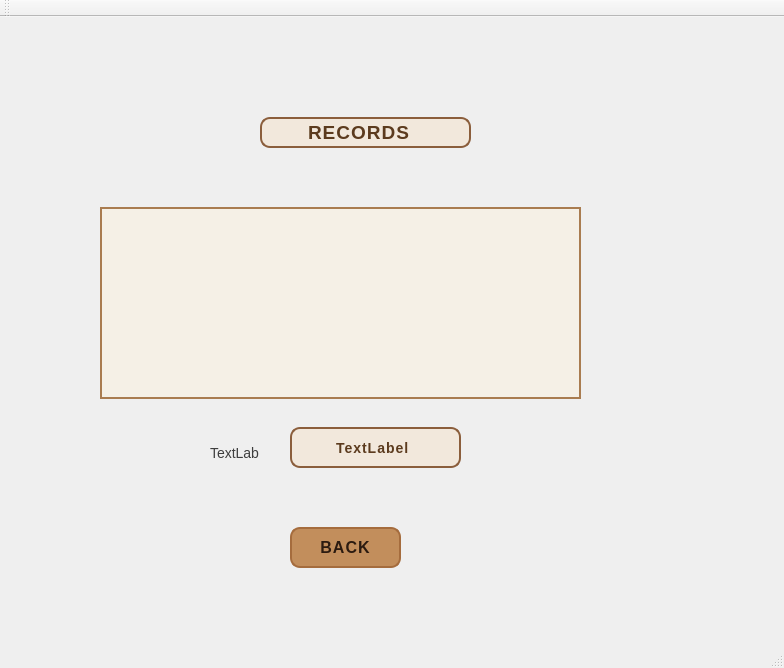
<?xml version="1.0" encoding="UTF-8"?>
<ui version="4.0">
 <class>gameClass</class>
 <widget class="QMainWindow" name="gameClass">
  <property name="geometry">
   <rect>
    <x>0</x>
    <y>0</y>
    <width>784</width>
    <height>668</height>
   </rect>
  </property>
  <property name="windowTitle">
   <string>game</string>
  </property>
  <widget class="QWidget" name="centralWidget">
   <widget class="QStackedWidget" name="welcome_page">
    <property name="geometry">
     <rect>
      <x>-20</x>
      <y>10</y>
      <width>1920</width>
      <height>1080</height>
     </rect>
    </property>
    <property name="minimumSize">
     <size>
      <width>1920</width>
      <height>1080</height>
     </size>
    </property>
    <property name="styleSheet">
     <string notr="true">
						background: qlineargradient(
						spread:pad,
						x1:0, y1:0, x2:1, y2:1,
						stop:0 #f5f0e6,
						stop:1 #e0d6c3
						);
						color: #3e3e3e;
						font-family: &quot;Segoe UI&quot;, sans-serif;
						font-size: 14px;
					</string>
    </property>
    <property name="currentIndex">
     <number>2</number>
    </property>
    <widget class="QWidget" name="welcome_pagePage1">
     <widget class="QLabel" name="label">
      <property name="geometry">
       <rect>
        <x>50</x>
        <y>30</y>
        <width>641</width>
        <height>31</height>
       </rect>
      </property>
      <property name="styleSheet">
       <string notr="true">border: 2px solid #8B5E3C;
border-radius: 10px;
background-color: #f2e8dc;

								color: #5c3b1e;
								font-family: 'Georgia', serif;
								font-size: 22px;
								font-weight: bold;
								letter-spacing: 1px;
								text-align: center;
								text-shadow: 1px 1px 2px #e0c5a1;
							</string>
      </property>
      <property name="text">
       <string>&lt;html&gt;&lt;head/&gt;&lt;body&gt;&lt;p&gt;&lt;span style=&quot; font-size:16pt; color:#000000;&quot;&gt;WELCOME TO &amp;quot; ROCK &amp;amp; PAPER &amp;amp; SCISSORS &amp;quot; GAME&lt;/span&gt;&lt;/p&gt;&lt;p&gt;&lt;span style=&quot; font-size:16pt; color:#000000;&quot;&gt;&lt;br/&gt;&lt;/span&gt;&lt;/p&gt;&lt;/body&gt;&lt;/html&gt;</string>
      </property>
     </widget>
     <widget class="QPushButton" name="instruction_button">
      <property name="geometry">
       <rect>
        <x>240</x>
        <y>320</y>
        <width>271</width>
        <height>41</height>
       </rect>
      </property>
      <property name="styleSheet">
       <string notr="true">
								background-color: #c28e5c;
								color: #2c1b10;
								font-family: 'Segoe UI', sans-serif;
								font-size: 16px;
								font-weight: bold;
								border: 2px solid #a56c3d;
								border-radius: 10px;
								padding: 8px 16px;
								letter-spacing: 1px;
								text-transform: uppercase;
							</string>
      </property>
      <property name="text">
       <string>Instructions</string>
      </property>
     </widget>
     <widget class="QPushButton" name="play_button">
      <property name="geometry">
       <rect>
        <x>240</x>
        <y>200</y>
        <width>271</width>
        <height>41</height>
       </rect>
      </property>
      <property name="styleSheet">
       <string notr="true">
								background-color: #c28e5c;
								color: #2c1b10;
								font-family: 'Segoe UI', sans-serif;
								font-size: 16px;
								font-weight: bold;
								border: 2px solid #a56c3d;
								border-radius: 10px;
								padding: 8px 16px;
								letter-spacing: 1px;
								text-transform: uppercase;
							</string>
      </property>
      <property name="text">
       <string>PLAY</string>
      </property>
     </widget>
     <widget class="QPushButton" name="records_button">
      <property name="geometry">
       <rect>
        <x>240</x>
        <y>430</y>
        <width>271</width>
        <height>41</height>
       </rect>
      </property>
      <property name="styleSheet">
       <string notr="true">
								background-color: #c28e5c;
								color: #2c1b10;
								font-family: 'Segoe UI', sans-serif;
								font-size: 16px;
								font-weight: bold;
								border: 2px solid #a56c3d;
								border-radius: 10px;
								padding: 8px 16px;
								letter-spacing: 1px;
								text-transform: uppercase;
							</string>
      </property>
      <property name="text">
       <string>records</string>
      </property>
     </widget>
    </widget>
    <widget class="QWidget" name="play_page">
     <widget class="QPushButton" name="rock_button">
      <property name="geometry">
       <rect>
        <x>110</x>
        <y>210</y>
        <width>83</width>
        <height>42</height>
       </rect>
      </property>
      <property name="styleSheet">
       <string notr="true">
								background-color: #c28e5c;
								color: #2c1b10;
								font-family: 'Segoe UI', sans-serif;
								font-size: 16px;
								font-weight: bold;
								border: 2px solid #a56c3d;
								border-radius: 10px;
								padding: 8px 16px;
								letter-spacing: 1px;
								text-transform: uppercase;
							</string>
      </property>
      <property name="text">
       <string>ROCK</string>
      </property>
     </widget>
     <widget class="QPushButton" name="paper_button">
      <property name="geometry">
       <rect>
        <x>340</x>
        <y>210</y>
        <width>91</width>
        <height>42</height>
       </rect>
      </property>
      <property name="styleSheet">
       <string notr="true">
								background-color: #c28e5c;
								color: #2c1b10;
								font-family: 'Segoe UI', sans-serif;
								font-size: 16px;
								font-weight: bold;
								border: 2px solid #a56c3d;
								border-radius: 10px;
								padding: 8px 16px;
								letter-spacing: 1px;
								text-transform: uppercase;
							</string>
      </property>
      <property name="text">
       <string>PAPER</string>
      </property>
     </widget>
     <widget class="QPushButton" name="scissor_button">
      <property name="geometry">
       <rect>
        <x>580</x>
        <y>210</y>
        <width>121</width>
        <height>42</height>
       </rect>
      </property>
      <property name="styleSheet">
       <string notr="true">
								background-color: #c28e5c;
								color: #2c1b10;
								font-family: 'Segoe UI', sans-serif;
								font-size: 16px;
								font-weight: bold;
								border: 2px solid #a56c3d;
								border-radius: 10px;
								padding: 8px 16px;
								letter-spacing: 1px;
								text-transform: uppercase;
							</string>
      </property>
      <property name="text">
       <string>SCISSORS</string>
      </property>
     </widget>
     <widget class="QLabel" name="play_lb">
      <property name="geometry">
       <rect>
        <x>280</x>
        <y>60</y>
        <width>231</width>
        <height>41</height>
       </rect>
      </property>
      <property name="styleSheet">
       <string notr="true">border: 2px solid #8B5E3C;
border-radius: 10px;
background-color: #f2e8dc;

								color: #5c3b1e;
								font-family: 'Georgia', serif;
								font-size: 22px;
								font-weight: bold;
								letter-spacing: 1px;
								text-align: center;
								text-shadow: 1px 1px 2px #e0c5a1;
							</string>
      </property>
      <property name="text">
       <string>Ready to play?!🎮</string>
      </property>
     </widget>
     <widget class="QPushButton" name="back_from_play">
      <property name="geometry">
       <rect>
        <x>470</x>
        <y>570</y>
        <width>111</width>
        <height>42</height>
       </rect>
      </property>
      <property name="styleSheet">
       <string notr="true">     background-color: #c28e5c;
    color: #2c1b10;
    font-family: 'Segoe UI', sans-serif;
    font-size: 16px;
    font-weight: bold;
    border: 2px solid #a56c3d;
    border-radius: 10px;
    padding: 8px 16px;
    letter-spacing: 1px;
    text-transform: uppercase;</string>
      </property>
      <property name="text">
       <string>BACK</string>
      </property>
     </widget>
     <widget class="QWidget" name="play_widget" native="true">
      <property name="geometry">
       <rect>
        <x>90</x>
        <y>300</y>
        <width>621</width>
        <height>231</height>
       </rect>
      </property>
      <property name="styleSheet">
       <string notr="true">border: 2px solid #8B5E3C;
border-radius: 10px;
  background-color:#f2e8dc;
								color: #5c3b1e;
								font-family: 'Georgia', serif;
								font-size: 22px;
								font-weight: bold;
								letter-spacing: 1px;
								text-align: center;
								text-shadow: 1px 1px 2px #e0c5a1;
							</string>
      </property>
      <widget class="QLabel" name="play_status">
       <property name="geometry">
        <rect>
         <x>250</x>
         <y>20</y>
         <width>131</width>
         <height>31</height>
        </rect>
       </property>
       <property name="styleSheet">
        <string notr="true">QLabel {
    background-color: #fff5e6;         /* بيج ناعم */
    border: 1.5px solid #b88b4a;       /* بني غامق فاتح */
    border-radius: 14px;
    padding: 4px 12px;
    font-size: 20px;
    font-weight: 600;
    color: #5c3d2e;
    qproperty-alignment: AlignCenter;
}
</string>
       </property>
       <property name="text">
        <string>&lt;html&gt;&lt;head/&gt;&lt;body&gt;&lt;p&gt;&lt;span style=&quot; font-size:12pt;&quot;&gt;dfdf&lt;/span&gt;&lt;/p&gt;&lt;/body&gt;&lt;/html&gt;</string>
       </property>
      </widget>
      <widget class="QLabel" name="vs_photo">
       <property name="geometry">
        <rect>
         <x>260</x>
         <y>80</y>
         <width>111</width>
         <height>91</height>
        </rect>
       </property>
       <property name="styleSheet">
        <string notr="true">border: 2px solid #8B5E3C;
border-radius: 10px;
background-color: #f2e8dc;
</string>
       </property>
       <property name="text">
        <string>TextLabel</string>
       </property>
       <property name="scaledContents">
        <bool>true</bool>
       </property>
      </widget>
      <widget class="QLabel" name="cmp_ch_lb">
       <property name="geometry">
        <rect>
         <x>450</x>
         <y>20</y>
         <width>136</width>
         <height>21</height>
        </rect>
       </property>
       <property name="styleSheet">
        <string notr="true">border: 2px solid #8B5E3C;
border-radius: 10px;
  background-color:#f2e8dc;
								color: #5c3b1e;
								font-family: 'Georgia', serif;
								font-size: 22px;
								font-weight: bold;
								letter-spacing: 1px;
								text-align: center;
								text-shadow: 1px 1px 2px #e0c5a1;
							</string>
       </property>
       <property name="text">
        <string>&lt;html&gt;&lt;head/&gt;&lt;body&gt;&lt;p&gt;&lt;span style=&quot; font-size:10pt;&quot;&gt;opponent choice :&lt;/span&gt;&lt;/p&gt;&lt;/body&gt;&lt;/html&gt;</string>
       </property>
      </widget>
      <widget class="QLabel" name="cmp_ch">
       <property name="geometry">
        <rect>
         <x>440</x>
         <y>50</y>
         <width>150</width>
         <height>150</height>
        </rect>
       </property>
       <property name="styleSheet">
        <string notr="true">border: 2px solid #8B5E3C;
border-radius: 10px;
  background-color:#f2e8dc;
</string>
       </property>
       <property name="text">
        <string>TextLabel</string>
       </property>
       <property name="scaledContents">
        <bool>true</bool>
       </property>
      </widget>
      <widget class="QLabel" name="user_ch_lb">
       <property name="geometry">
        <rect>
         <x>50</x>
         <y>20</y>
         <width>99</width>
         <height>21</height>
        </rect>
       </property>
       <property name="styleSheet">
        <string notr="true">border: 2px solid #8B5E3C;
border-radius: 10px;
  background-color:#f2e8dc;
								color: #5c3b1e;
								font-family: 'Georgia', serif;
								font-size: 22px;
								font-weight: bold;
								letter-spacing: 1px;
								text-align: center;
								text-shadow: 1px 1px 2px #e0c5a1;
							</string>
       </property>
       <property name="text">
        <string>&lt;html&gt;&lt;head/&gt;&lt;body&gt;&lt;p&gt;&lt;span style=&quot; font-size:10pt;&quot;&gt;your choice :&lt;/span&gt;&lt;/p&gt;&lt;/body&gt;&lt;/html&gt;</string>
       </property>
      </widget>
      <widget class="QLabel" name="user_ch">
       <property name="geometry">
        <rect>
         <x>30</x>
         <y>50</y>
         <width>150</width>
         <height>150</height>
        </rect>
       </property>
       <property name="styleSheet">
        <string notr="true">
								color: #5c3b1e;
								font-family: 'Georgia', serif;
								font-size: 22px;
								font-weight: bold;
								letter-spacing: 1px;
								text-align: center;
								text-shadow: 1px 1px 2px #e0c5a1;
							border: 2px solid #8B5E3C;
border-radius: 10px;
  background-color:#f2e8dc;
</string>
       </property>
       <property name="text">
        <string>TextLabel</string>
       </property>
       <property name="scaledContents">
        <bool>true</bool>
       </property>
      </widget>
     </widget>
     <widget class="QPushButton" name="rec_but_play">
      <property name="geometry">
       <rect>
        <x>230</x>
        <y>570</y>
        <width>111</width>
        <height>41</height>
       </rect>
      </property>
      <property name="styleSheet">
       <string notr="true">
								background-color: #c28e5c;
								color: #2c1b10;
								font-family: 'Segoe UI', sans-serif;
								font-size: 16px;
								font-weight: bold;
								border: 2px solid #a56c3d;
								border-radius: 10px;
								padding: 8px 16px;
								letter-spacing: 1px;
								text-transform: uppercase;
							</string>
      </property>
      <property name="text">
       <string>RECORDS</string>
      </property>
     </widget>
    </widget>
    <widget class="QWidget" name="record_page">
     <property name="autoFillBackground">
      <bool>false</bool>
     </property>
     <widget class="QLabel" name="record_lb">
      <property name="geometry">
       <rect>
        <x>280</x>
        <y>90</y>
        <width>211</width>
        <height>31</height>
       </rect>
      </property>
      <property name="autoFillBackground">
       <bool>false</bool>
      </property>
      <property name="styleSheet">
       <string notr="true">border: 2px solid #8B5E3C;
border-radius: 10px;
background-color: #f2e8dc;
padding:0px 40px;

								color: #5c3b1e;
								font-family: 'Georgia', serif;
								font-size: 22px;
								font-weight: bold;
								letter-spacing: 1px;
								text-align: center;
								text-shadow: 1px 1px 2px #e0c5a1;
							</string>
      </property>
      <property name="text">
       <string>&lt;html&gt;&lt;head/&gt;&lt;body&gt;&lt;p&gt;&lt;span style=&quot; font-size:14pt;&quot;&gt;RECORDS &lt;/span&gt;&lt;/p&gt;&lt;/body&gt;&lt;/html&gt;</string>
      </property>
      <property name="scaledContents">
       <bool>true</bool>
      </property>
     </widget>
     <widget class="QPushButton" name="back_from_rec">
      <property name="geometry">
       <rect>
        <x>310</x>
        <y>500</y>
        <width>111</width>
        <height>41</height>
       </rect>
      </property>
      <property name="styleSheet">
       <string notr="true">     background-color: #c28e5c;
    color: #2c1b10;
    font-family: 'Segoe UI', sans-serif;
    font-size: 16px;
    font-weight: bold;
    border: 2px solid #a56c3d;
    border-radius: 10px;
    padding: 8px 16px;
    letter-spacing: 1px;
    text-transform: uppercase;</string>
      </property>
      <property name="text">
       <string>BACK</string>
      </property>
     </widget>
     <widget class="QTableWidget" name="opponent">
      <property name="geometry">
       <rect>
        <x>120</x>
        <y>180</y>
        <width>481</width>
        <height>192</height>
       </rect>
      </property>
      <property name="styleSheet">
       <string notr="true">QTableWidget {
    background-color: #f5f0e6; /* نفس لون الخلفية تقريبا */
    border: 2px solid #a97c50;
    gridline-color: #a97c50;
    font-family: &quot;Segoe UI&quot;, sans-serif;
    font-size: 14px;
    color: #3e3e3e;
    selection-background-color: #d8c3a5;  /* لون التحديد */
    selection-color: #000000;
}

QHeaderView::section {
    background-color: #a97c50;
    color: white;
    font-weight: bold;
    padding: 5px;
    border: 1px solid #8c5e3c;
}

QTableCornerButton::section {
    background-color: #a97c50;
    border: 1px solid #8c5e3c;
}

QTableWidget::item {
    padding: 5px;
}

QTableWidget::item:selected {
    background-color: #d8c3a5;
    color: black;
}
</string>
      </property>
     </widget>
     <widget class="QLabel" name="badge">
      <property name="geometry">
       <rect>
        <x>230</x>
        <y>400</y>
        <width>49</width>
        <height>51</height>
       </rect>
      </property>
      <property name="styleSheet">
       <string notr="true">background-color: rgba(0, 0, 0, 0);</string>
      </property>
      <property name="text">
       <string>TextLabel</string>
      </property>
     </widget>
     <widget class="QLabel" name="name">
      <property name="geometry">
       <rect>
        <x>310</x>
        <y>400</y>
        <width>171</width>
        <height>41</height>
       </rect>
      </property>
      <property name="styleSheet">
       <string notr="true">background-color: rgba(0, 0, 0, 0);
border: 2px solid #8B5E3C;
border-radius: 10px;
background-color: #f2e8dc;
padding:0px 40px;

								color: #5c3b1e;
								font-family: 'Georgia', serif;
								font-size: 14px;
								font-weight: bold;
								letter-spacing: 1px;
								text-align: center;
								text-shadow: 1px 1px 2px #e0c5a1;
							</string>
      </property>
      <property name="text">
       <string>TextLabel</string>
      </property>
     </widget>
    </widget>
    <widget class="QWidget" name="Instructions_page">
     <widget class="QLabel" name="the_title">
      <property name="geometry">
       <rect>
        <x>230</x>
        <y>20</y>
        <width>311</width>
        <height>31</height>
       </rect>
      </property>
      <property name="styleSheet">
       <string notr="true">border: 2px solid #8B5E3C;
border-radius: 10px;
background-color: #f2e8dc;
padding:0px 40px;

								color: #5c3b1e;
								font-family: 'Georgia', serif;
								font-size: 22px;
								font-weight: bold;
								letter-spacing: 1px;
								text-align: center;
								text-shadow: 1px 1px 2px #e0c5a1;
							</string>
      </property>
      <property name="frameShape">
       <enum>QFrame::Shape::NoFrame</enum>
      </property>
      <property name="frameShadow">
       <enum>QFrame::Shadow::Plain</enum>
      </property>
      <property name="text">
       <string>&lt;html&gt;&lt;head/&gt;&lt;body&gt;&lt;p&gt;&lt;span style=&quot; font-size:16pt; color:#000000;&quot;&gt;Game Instructions&lt;/span&gt;&lt;/p&gt;&lt;p&gt;&lt;span style=&quot; font-size:16pt; color:#000000;&quot;&gt;&lt;br/&gt;&lt;/span&gt;&lt;/p&gt;&lt;/body&gt;&lt;/html&gt;</string>
      </property>
     </widget>
     <widget class="QLabel" name="rock">
      <property name="geometry">
       <rect>
        <x>50</x>
        <y>160</y>
        <width>121</width>
        <height>91</height>
       </rect>
      </property>
      <property name="styleSheet">
       <string notr="true">background-color: rgba(0, 0, 0, 0);</string>
      </property>
      <property name="text">
       <string>TextLabel</string>
      </property>
     </widget>
     <widget class="QLabel" name="paper">
      <property name="geometry">
       <rect>
        <x>520</x>
        <y>160</y>
        <width>101</width>
        <height>81</height>
       </rect>
      </property>
      <property name="styleSheet">
       <string notr="true">background-color: rgba(0, 0, 0, 0);</string>
      </property>
      <property name="text">
       <string>TextLabel</string>
      </property>
     </widget>
     <widget class="QLabel" name="scissors">
      <property name="geometry">
       <rect>
        <x>290</x>
        <y>160</y>
        <width>121</width>
        <height>91</height>
       </rect>
      </property>
      <property name="styleSheet">
       <string notr="true">background-color: rgba(0, 0, 0, 0);</string>
      </property>
      <property name="text">
       <string>TextLabel</string>
      </property>
     </widget>
     <widget class="QLabel" name="written_rules">
      <property name="geometry">
       <rect>
        <x>90</x>
        <y>380</y>
        <width>551</width>
        <height>201</height>
       </rect>
      </property>
      <property name="styleSheet">
       <string notr="true">border: 2px solid #8B5E3C;
border-radius: 10px;
background-color: #f2e8dc;

								color: #5c3b1e;
								font-family: 'Georgia', serif;
								font-size: 22px;
								font-weight: bold;
								letter-spacing: 1px;
								text-align: center;
								text-shadow: 1px 1px 2px #e0c5a1;</string>
      </property>
      <property name="text">
       <string>&lt;html&gt;&lt;head/&gt;&lt;body&gt;&lt;p&gt;&lt;span style=&quot; font-size:14pt;&quot;&gt; Rules : - &lt;/span&gt;&lt;/p&gt;&lt;p&gt;&lt;span style=&quot; font-size:14pt;&quot;&gt; Rock : [ beat --&amp;gt; scissors ] [ lose from --&amp;gt; paper ] &lt;/span&gt;&lt;/p&gt;&lt;p&gt;&lt;span style=&quot; font-size:14pt;&quot;&gt; --------------------------------------------------------------&lt;/span&gt;&lt;/p&gt;&lt;p&gt;&lt;span style=&quot; font-size:14pt;&quot;&gt; paper : [ beat --&amp;gt; rock ] [ lose form --&amp;gt; scissors ]&lt;/span&gt;&lt;/p&gt;&lt;p&gt;&lt;span style=&quot; font-size:14pt;&quot;&gt; --------------------------------------------------------------&lt;/span&gt;&lt;/p&gt;&lt;p&gt;&lt;span style=&quot; font-size:14pt;&quot;&gt; scissors : [ beat --&amp;gt; paper ] [ lose form --&amp;gt; rock ]&lt;/span&gt;&lt;/p&gt;&lt;p&gt;&lt;span style=&quot; font-size:14pt;&quot;&gt;&lt;br/&gt;&lt;/span&gt;&lt;/p&gt;&lt;p&gt;&lt;span style=&quot; font-size:14pt;&quot;&gt;&lt;br/&gt;&lt;/span&gt;&lt;/p&gt;&lt;/body&gt;&lt;/html&gt;</string>
      </property>
     </widget>
     <widget class="QLabel" name="arrow1">
      <property name="geometry">
       <rect>
        <x>190</x>
        <y>200</y>
        <width>81</width>
        <height>21</height>
       </rect>
      </property>
      <property name="styleSheet">
       <string notr="true">background-color: rgba(0, 0, 0, 0);</string>
      </property>
      <property name="text">
       <string>TextLabel</string>
      </property>
     </widget>
     <widget class="QLabel" name="arrow2">
      <property name="geometry">
       <rect>
        <x>420</x>
        <y>200</y>
        <width>71</width>
        <height>21</height>
       </rect>
      </property>
      <property name="styleSheet">
       <string notr="true">background-color: rgba(0, 0, 0, 0);</string>
      </property>
      <property name="text">
       <string>TextLabel</string>
      </property>
     </widget>
     <widget class="QLabel" name="arrow4">
      <property name="geometry">
       <rect>
        <x>500</x>
        <y>320</y>
        <width>91</width>
        <height>31</height>
       </rect>
      </property>
      <property name="styleSheet">
       <string notr="true">background-color: rgba(0, 0, 0, 0);</string>
      </property>
      <property name="text">
       <string>TextLabel</string>
      </property>
     </widget>
     <widget class="QLabel" name="arrow5">
      <property name="geometry">
       <rect>
        <x>80</x>
        <y>250</y>
        <width>21</width>
        <height>61</height>
       </rect>
      </property>
      <property name="styleSheet">
       <string notr="true">background-color: rgba(0, 0, 0, 0);</string>
      </property>
      <property name="text">
       <string>TextLabel</string>
      </property>
     </widget>
     <widget class="QLabel" name="arrow3">
      <property name="geometry">
       <rect>
        <x>570</x>
        <y>250</y>
        <width>21</width>
        <height>61</height>
       </rect>
      </property>
      <property name="styleSheet">
       <string notr="true">background-color: rgba(0, 0, 0, 0);</string>
      </property>
      <property name="text">
       <string>TextLabel</string>
      </property>
     </widget>
     <widget class="QPushButton" name="back_from_instructions">
      <property name="geometry">
       <rect>
        <x>340</x>
        <y>630</y>
        <width>191</width>
        <height>51</height>
       </rect>
      </property>
      <property name="styleSheet">
       <string notr="true">
								background-color: #c28e5c;
								color: #2c1b10;
								font-family: 'Segoe UI', sans-serif;
								font-size: 16px;
								font-weight: bold;
								border: 2px solid #a56c3d;
								border-radius: 10px;
								padding: 8px 16px;
								letter-spacing: 1px;
								text-transform: uppercase;
							</string>
      </property>
      <property name="text">
       <string>back </string>
      </property>
     </widget>
     <widget class="QLabel" name="arrow4_2">
      <property name="geometry">
       <rect>
        <x>370</x>
        <y>320</y>
        <width>91</width>
        <height>31</height>
       </rect>
      </property>
      <property name="styleSheet">
       <string notr="true">background-color: rgba(0, 0, 0, 0);</string>
      </property>
      <property name="text">
       <string>TextLabel</string>
      </property>
     </widget>
     <widget class="QLabel" name="arrow4_3">
      <property name="geometry">
       <rect>
        <x>230</x>
        <y>320</y>
        <width>91</width>
        <height>31</height>
       </rect>
      </property>
      <property name="styleSheet">
       <string notr="true">background-color: rgba(0, 0, 0, 0);</string>
      </property>
      <property name="text">
       <string>TextLabel</string>
      </property>
     </widget>
     <widget class="QLabel" name="arrow4_4">
      <property name="geometry">
       <rect>
        <x>100</x>
        <y>320</y>
        <width>91</width>
        <height>31</height>
       </rect>
      </property>
      <property name="styleSheet">
       <string notr="true">background-color: rgba(0, 0, 0, 0);</string>
      </property>
      <property name="text">
       <string>TextLabel</string>
      </property>
     </widget>
    </widget>
   </widget>
  </widget>
  <widget class="QMenuBar" name="menuBar">
   <property name="geometry">
    <rect>
     <x>0</x>
     <y>0</y>
     <width>784</width>
     <height>21</height>
    </rect>
   </property>
  </widget>
  <widget class="QToolBar" name="mainToolBar">
   <attribute name="toolBarArea">
    <enum>TopToolBarArea</enum>
   </attribute>
   <attribute name="toolBarBreak">
    <bool>false</bool>
   </attribute>
  </widget>
  <widget class="QStatusBar" name="statusBar"/>
 </widget>
 <layoutdefault spacing="6" margin="11"/>
 <resources>
  <include location="game.qrc"/>
 </resources>
 <connections/>
</ui>
